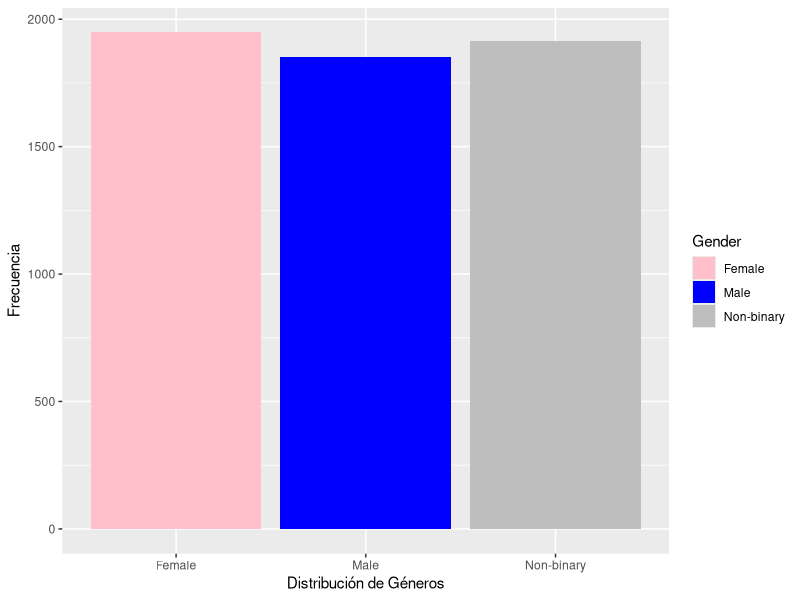
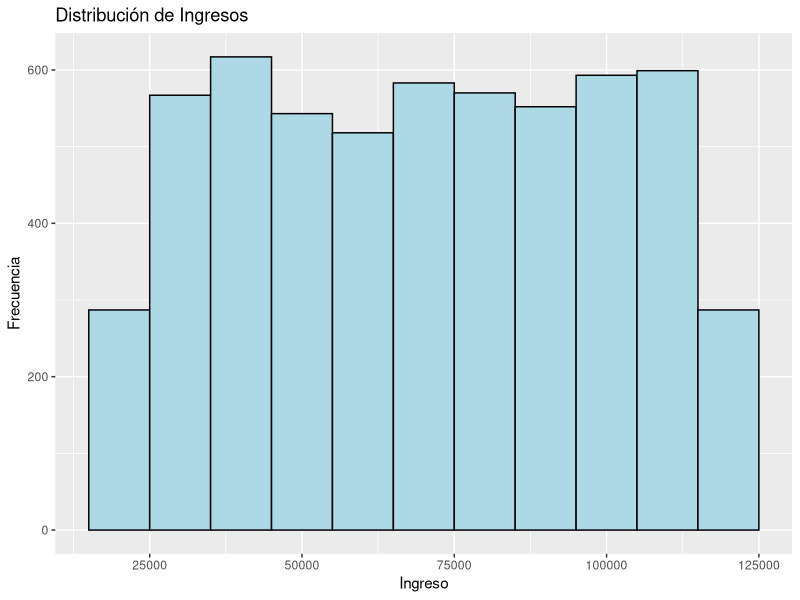

These charts were generated, in order, by the following R code:
## ---- chunk 1
library(readr)
base_financial_risk_assessment <- read_delim("base-financial-risk-assessment.csv", 
    delim = ";", escape_double = FALSE, trim_ws = TRUE)
View(base_financial_risk_assessment)
## ---- chunk 2
head(base_financial_risk_assessment)
## ---- chunk 3
Base_limpia <- na.omit(base_financial_risk_assessment)
head(Base_limpia)
## ---- chunk 4
library(dplyr)
resultado <- Base_limpia %>% 
  summarise(
    
    # calculamos los estadísticos de interés para la variable edad/Age
    media_edad = mean(Age),
    varianza_edad = var(Age),
    min_edad = min(Age),
    max_edad = max(Age),
    
    # Calculamos los estadísticos de interés para la variable ingreso/Income
    media_ingresos = mean(Income),
    varianza_ingresos = var(Income),
    min_ingresos = min(Income),
    max_ingresos = max(Income),
    
    # Calculamos los estadísticos de interés para la variable record_crediticio/ Credit Score
    media_record_crediticio = mean(`Credit Score`),
    varianza_record_crediticio = var(`Credit Score`),
    min_record_crediticio = min(`Credit Score`),
    max_record_crediticio = max(`Credit Score`),
    
    # Calculamos los estadísticos de interés para la variable monto del préstamo/ Loan Amount
    media_monto_prestamo = mean(`Loan Amount`),
    varianza_monto_prestamo = var(`Loan Amount`),
    min_monto_prestamo = min(`Loan Amount`),
    max_monto_prestamo = max(`Loan Amount`),
    
    # Calculamos los estadísticos de interés para variable anyos_trabajo / Years at current job
    media_anyos_trabajo = mean(`Years at Current Job`),
    varianza_anyos_trabajo = var(`Years at Current Job`),
    min_anyos_trabajo = min(`Years at Current Job`),
    max_anyos_trabajo = max(`Years at Current Job`),
  )
## ---- chunk 5
resultado$media_edad
resultado$min_edad
resultado$max_edad
## ---- chunk 6
resultado$media_ingresos
resultado$varianza_ingresos
resultado$min_ingresos
resultado$max_ingresos
## ---- chunk 7
resultado$media_monto_prestamo
resultado$varianza_monto_prestamo
resultado$min_monto_prestamo
resultado$max_monto_prestamo
## ---- chunk 8
library(ggplot2)
# Gráfico con las distribuciones del género
ggplot(Base_limpia, aes(x = Gender, fill = Gender)) +
  geom_bar() +
  scale_fill_manual(values = c("Male" = "blue", "Female" = "pink", "Non-binary" = "gray")) +
  labs(x = "Distribución de Géneros", y = "Frecuencia")

## ---- chunk 9
library(ggplot2)
ggplot(Base_limpia, aes(x = Income)) + 
  geom_histogram(binwidth = 10000, fill = "lightblue", color = "black") + 
  labs(x = "Ingreso", y = "Frecuencia", title = "Distribución de Ingresos")
